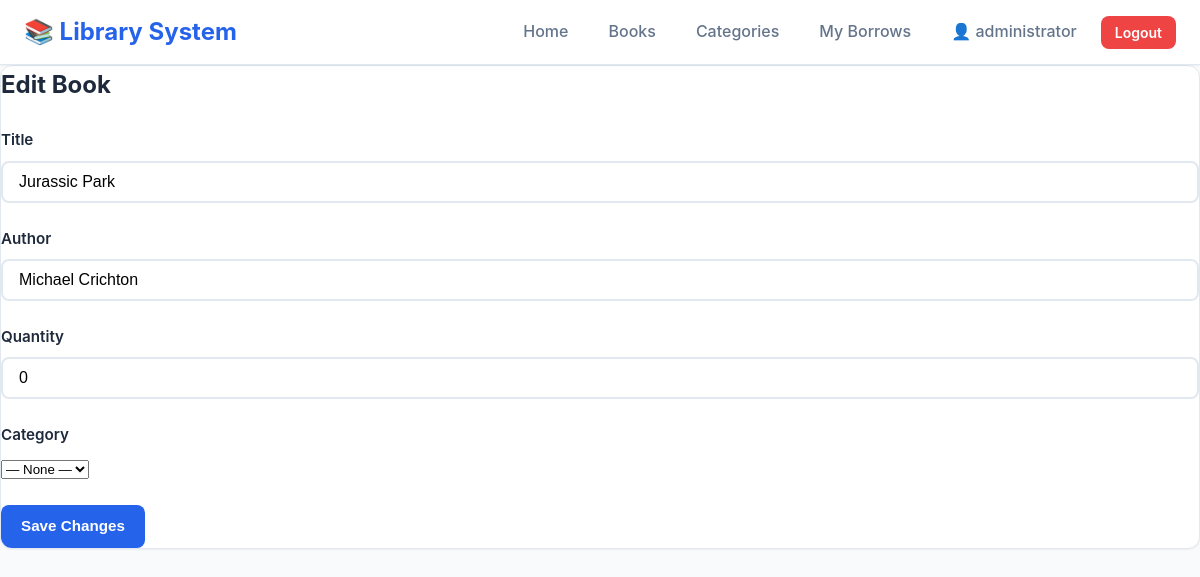
Screenshot of /books/edit/1 (signed in) with the database file from the repository.
### library_app_2025/models.py (models this page shows, shortened)
class User(db.Model, UserMixin):
    id = db.Column(db.Integer, primary_key=True)
    username = db.Column(db.String(150), unique=True, nullable=False)
    password = db.Column(db.String(255), nullable=False)
    role = db.Column(db.String(50), nullable=False, default='user')  # 'admin' or 'user'
    borrows = db.relationship('Borrow', backref='user', lazy=True)

class Book(db.Model):
    id = db.Column(db.Integer, primary_key=True)
    title = db.Column(db.String(100), nullable=False)
    author = db.Column(db.String(100), nullable=False)
    quantity = db.Column(db.Integer, nullable=False, default=0)
    category_id = db.Column(db.Integer, db.ForeignKey('category.id'), nullable=True)
    borrows = db.relationship('Borrow', backref='book', lazy=True)

### library_app_2025/app.py (the view, shortened to what this page needs)
@app.route('/books/edit/<int:book_id>', methods=['GET', 'POST'])
def edit_book(book_id):
    book = Book.query.get_or_404(book_id)
    categories = Category.query.order_by(Category.name.asc()).all()
    return render_template('edit_book.html', book=book, categories=categories)

### library_app_2025/app.py (called while the page is built)
@login_manager.user_loader
def load_user(user_id):
    return User.query.get(int(user_id))

### library_app_2025/templates/edit_book.html (shortened to what this page needs)
{% extends 'base.html' %}
{% block content %}
<div class="row">
  <div class="col-lg-6 mx-auto">
    <div class="card p-4">
      <h2 class="h4 mb-3">Edit Book</h2>
      <form method="POST">
        <div class="mb-3">
          <label class="form-label">Title</label>
          <input name="title" class="form-control" value="{{ book.title }}" required>
        </div>
        <div class="mb-3">
          <label class="form-label">Author</label>
          <input name="author" class="form-control" value="{{ book.author }}" required>
        </div>
        <div class="mb-3">
          <label class="form-label">Quantity</label>
          <input type="number" name="quantity" class="form-control" min="0" value="{{ book.quantity }}" required>
        </div>
        <div class="mb-3">
          <label class="form-label">Category</label>
          <select name="category" class="form-select">
            <option value="">— None —</option>
          </select>
        </div>
        <div class="d-grid">
          <button class="btn btn-primary" type="submit">Save Changes</button>
        </div>
      </form>
    </div>
  </div>
</div>
{% endblock %}

### library_app_2025/templates/base.html (shortened to what this page needs)
<!DOCTYPE html>
<html lang="en">
<head>
    <link rel="stylesheet" href="{{ url_for('static', filename='style.css') }}">
</head>
<body>
    <nav class="navbar">
        <div class="navbar-container">
            <a href="{{ url_for('index') }}" class="navbar-brand">
                📚 Library System
            </a>
            <ul class="navbar-nav">
                {% if current_user.is_authenticated %}
                    <li><a href="{{ url_for('index') }}" class="nav-link">Home</a></li>
                    <li><a href="{{ url_for('view_books') }}" class="nav-link">Books</a></li>
                    <li><a href="{{ url_for('view_categories') }}" class="nav-link">Categories</a></li>
                    <li><a href="{{ url_for('my_borrows') }}" class="nav-link">My Borrows</a></li>
                    <li><span class="nav-link text-muted">👤 {{ current_user.username }}</span></li>
                    <li><a href="{{ url_for('logout') }}" class="btn btn-sm btn-danger">Logout</a></li>
                {% else %}
                    <li><a href="{{ url_for('login') }}" class="btn btn-sm btn-primary">Login</a></li>
                    <li><a href="{{ url_for('register') }}" class="btn btn-sm btn-outline">Register</a></li>
                {% endif %}
            </ul>
        </div>
    </nav>
    {% block content %}{% endblock %}
</body>
</html>

### library_app_2025/static/Images/style.css (style rules this page uses)
:root { --primary-color: #2563eb; --primary-hover: #1d4ed8; --secondary-color: #64748b; --success-color: #10b981; --warning-color: #f59e0b; --danger-color: #ef4444; --info-color: #3b82f6; --background: #f8fafc; --surface: #ffffff; --text-primary: #1e293b; --text-secondary: #64748b; --border-color: #e2e8f0; --shadow-sm: 0 1px 2px 0 rgba(0, 0, 0, 0.05); --shadow-md: 0 4px 6px -1px rgba(0, 0, 0, 0.1), 0 2px 4px -1px rgba(0, 0, 0, 0.06); --shadow-lg: 0 10px 15px -3px rgba(0, 0, 0, 0.1), 0 4px 6px -2px rgba(0, 0, 0, 0.05); --radius-sm: 0.375rem; --radius-md: 0.5rem; --radius-lg: 0.75rem; }
* { margin: 0; padding: 0; box-sizing: border-box; }
body { font-family: -apple-system, BlinkMacSystemFont, 'Segoe UI', Roboto, 'Helvetica Neue', Arial, sans-serif; background-color: var(--background); color: var(--text-primary); line-height: 1.6; min-height: 100vh; }
.navbar { background-color: var(--surface); box-shadow: var(--shadow-sm); border-bottom: 1px solid var(--border-color); position: sticky; top: 0; z-index: 1000; }
.navbar-container { max-width: 1280px; margin: 0 auto; padding: 0 1.5rem; display: flex; justify-content: space-between; align-items: center; min-height: 4rem; }
.navbar-brand { font-size: 1.5rem; font-weight: 700; color: var(--primary-color); text-decoration: none; display: flex; align-items: center; gap: 0.5rem; }
.navbar-nav { list-style: none; display: flex; gap: 0.5rem; align-items: center; }
.nav-link { color: var(--text-secondary); text-decoration: none; padding: 0.5rem 1rem; border-radius: var(--radius-md); transition: all 0.2s; font-weight: 500; }
.card { background-color: var(--surface); border-radius: var(--radius-lg); box-shadow: var(--shadow-sm); border: 1px solid var(--border-color); overflow: hidden; margin-bottom: 1.5rem; }
.btn { display: inline-block; padding: 0.625rem 1.25rem; font-size: 0.95rem; font-weight: 600; text-align: center; text-decoration: none; border: none; border-radius: var(--radius-md); cursor: pointer; transition: all 0.2s; line-height: 1.5; }
.btn-primary { background-color: var(--primary-color); color: white; }
.btn-danger { background-color: var(--danger-color); color: white; }
.btn-sm { padding: 0.375rem 0.875rem; font-size: 0.875rem; }
.form-label { display: block; font-weight: 600; margin-bottom: 0.5rem; color: var(--text-primary); font-size: 0.95rem; }
.form-control { width: 100%; padding: 0.625rem 1rem; font-size: 1rem; border: 2px solid var(--border-color); border-radius: var(--radius-md); background-color: var(--surface); transition: all 0.2s; }
.text-muted { color: var(--text-secondary); }
.mb-3 { margin-bottom: 1.5rem; }

### rows the page displays
User: username "administrator"
Book: title "Jurassic Park", author "Michael Crichton", quantity "0"
